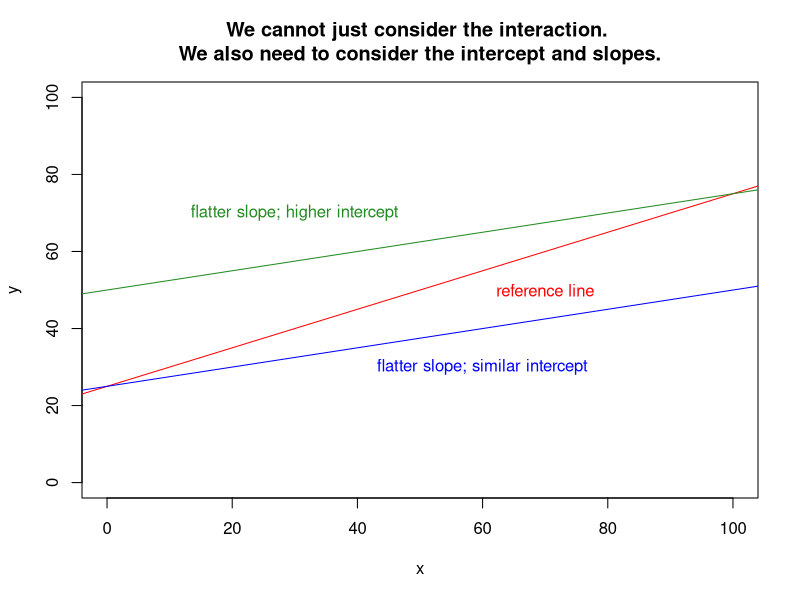

Write R code to recreate this figure.
#' ---
#' title: "A Quick Attempt To Illustrate The Idea of 'Unpacking' Interactions"
#' output: 
#'   html_document:
#'     highlight: haddock
#' author: Andy Grogan-Kaylor
#' ---

set.seed(1234) # random seed

N <- 1000 # sample size

x <- round(rnorm(N, 100, 10), 2) # random x

y <- round(rnorm(N, 100, 10), 2) # random x

plot(x, y, 
     col = "white",
     main = "We cannot just consider the interaction. \nWe also need to consider the intercept and slopes.",
     xlim = c(0, 100),
     ylim = c(0, 100))

abline(25, .5, col = "red")

text(70, 50, "reference line", col = "red")

abline(25, .25, col = "blue")

text(60, 30, 
     "flatter slope; similar intercept",
     col = "blue")

abline(50, .25, col = "forestgreen")

text(30, 70, 
     "flatter slope; higher intercept",
     col = "forestgreen")


